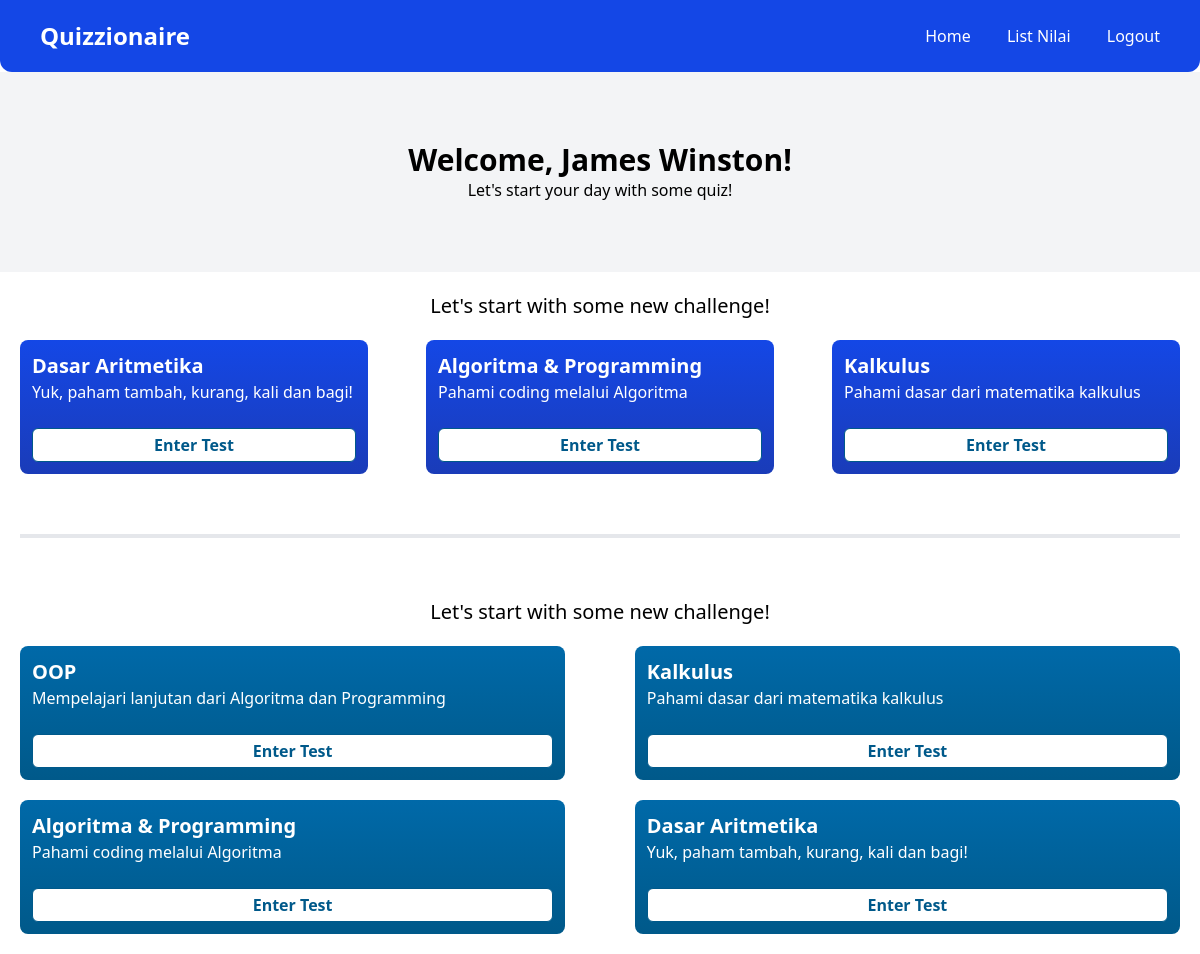
Page /PHP/UI/MainMenu.php (signed in) on the committed database.
### tables this page shows
CREATE TABLE `tests` (
  `Test_ID` int NOT NULL,
  `Test_Name` varchar(255) NOT NULL,
  `Test_Topic` varchar(255) NOT NULL
);

### PHP/UI/MainMenu.php (the view, shortened to what this page needs)
<!DOCTYPE html>
<html lang="en">
<head>
    <script src="https://cdn.jsdelivr.net/npm/@tailwindcss/browser@4"></script>
    <?php
    $conn = connectDB();
    $username = $_SESSION['username'];
    ?>
    <?php
    $sql_query = "SELECT * FROM `tests` ORDER BY `Test_ID` DESC LIMIT 3";
    $resultTop3 = mysqli_query($conn, $sql_query) or die(mysqli_error($conn));
    ?>
    <?php
    $sql_query = "SELECT * FROM `tests` ORDER BY `Test_ID` ASC";
    $readTest = mysqli_query($conn, $sql_query) or die(mysqli_error($conn));
    ?>
</head>
<body class="overflow-x-hidden">
    <nav class="p-5 bg-blue-700 rounded-b-xl flex flex-row justify-between">
        <p class="text-2xl font-semibold text-white pl-5">Quizzionaire</p>
        <div id="navBar" class="text-white gap-8 h-full mt-1 pr-5 hidden md:block">
            <a href="MainMenu.php">Home</a>
            <a href="listScore.php" class="md:ml-8">List Nilai</a>
            <a href="../DB/logout.php" class="md:ml-8">Logout</a>
        </div>
    </nav>
    <header class="flex flex-col justify-center items-center bg-gray-100 w-full h-50">
        <p class="text-3xl font-semibold">Welcome, <?= $username ?>!</p>
        <p>Let's start your day with some quiz!</p>
    </header>
    <main>
        <form method="post" action="quiz.php">
            <div class="p-5">
                <p class="pb-5 text-center text-xl">Let's start with some new challenge!</p>
                <div id="cardList" class="w-full flex md:flex-row flex-col flex-wrap justify-between gap-5">
                    <?php while ($row = mysqli_fetch_assoc($resultTop3)): ?>
                        <div class="md:w-[30%] rounded-lg p-3 bg-gradient-to-b from-blue-700 to-blue-800">
                            <p class="text-white font-semibold text-xl"><?= htmlspecialchars($row['Test_Name']) ?></p>
                            <p class="text-white mb-6"><?= htmlspecialchars($row['Test_Topic']) ?></p>
                            <button type="submit" name="enter_test" value="<?= $row['Test_ID'] ?>"
                                class="text-sky-800 font-semibold md:p-1 p-2 w-full cursor-pointer bg-white border-1 rounded-md">
                                Enter Test
                            </button>
                        </div>
                    <?php endwhile; ?>
                </div>
            </div>
            <hr class="mt-10 mb-10 border-t-4 ml-5 mr-5 border-gray-200">
            <div class="p-5">
                <p class="pb-5 text-center text-xl">Let's start with some new challenge!</p>
                <div id="cardList" class="flex md:flex-row flex-col flex-wrap justify-between gap-5">
                    <?php while ($row = mysqli_fetch_assoc($readTest)): ?>
                        <div class="md:w-[47%] rounded-lg p-3 bg-gradient-to-b from-sky-700 to-sky-800">
                            <p class="text-white font-semibold text-xl"><?= htmlspecialchars($row['Test_Name']) ?></p>
                            <p class="text-white mb-6"><?= htmlspecialchars($row['Test_Topic']) ?></p>
                            <button type="submit" name="enter_test" value="<?= $row['Test_ID'] ?>"
                                class="text-sky-800 font-semibold md:p-1 p-2 w-full cursor-pointer bg-white border-1 rounded-md">
                                Enter Test
                            </button>
                        </div>
                    <?php endwhile; ?>
                </div>
            </div>
        </form>
    </main>
</body>
</html>

### rows in the picture
tests: Test_Name "Dasar Aritmetika", Test_Topic "Yuk, paham tambah, kurang, kali dan bagi!", $row['Test_ID'] 4 (drawn)
tests: Test_Name "Algoritma & Programming", Test_Topic "Pahami coding melalui Algoritma", $row['Test_ID'] 3 (drawn)
tests: Test_Name "Kalkulus", Test_Topic "Pahami dasar dari matematika kalkulus", $row['Test_ID'] 2 (drawn)
tests: Test_Name "OOP", Test_Topic "Mempelajari lanjutan dari Algoritma dan Programming", $row['Test_ID'] 1 (drawn)

### other values in the picture
$username "James Winston"
